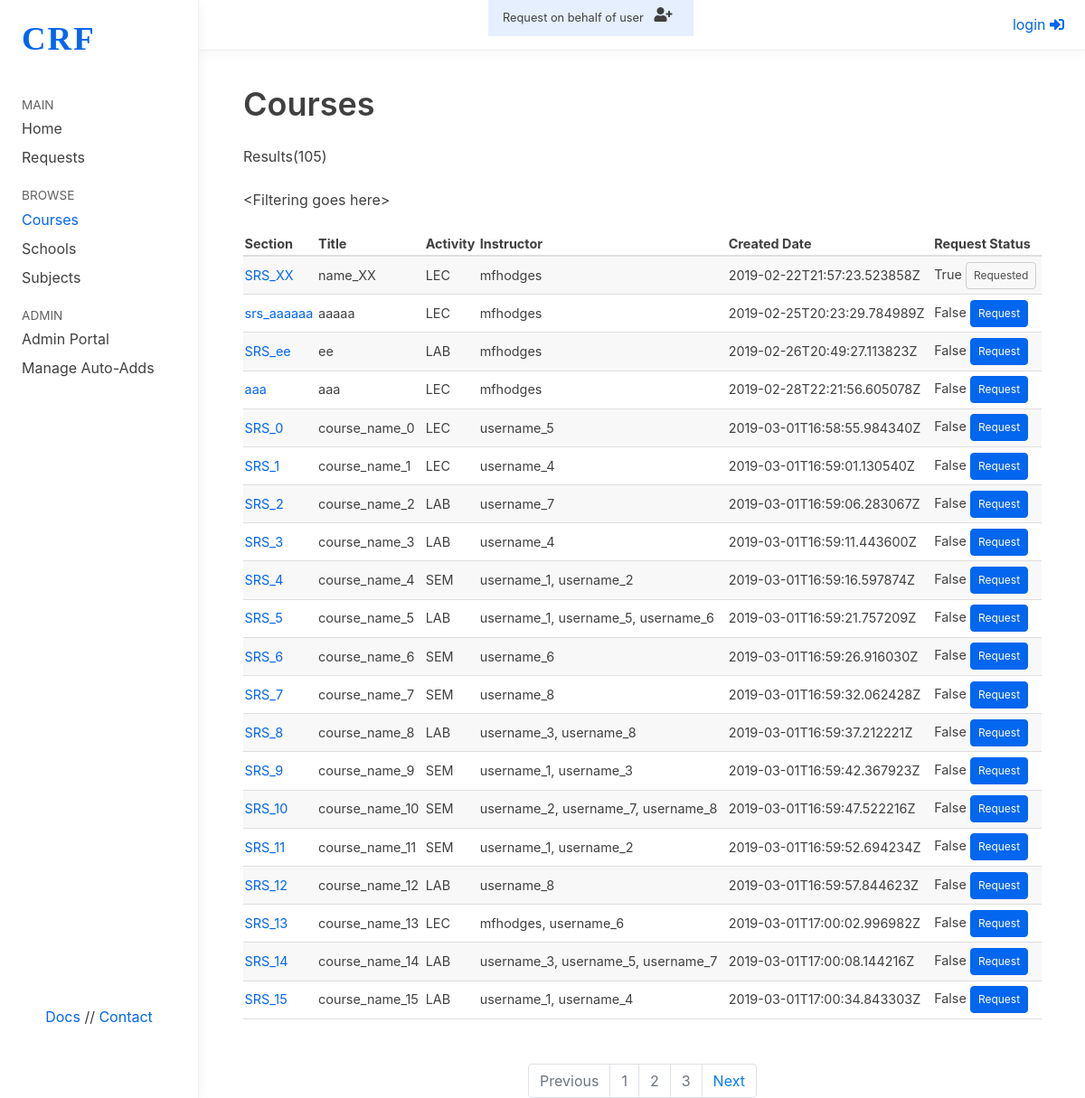
Page /courses/ on the committed database.
### course/models.py (models this page shows, shortened)
class Course(models.Model):
    SPRING = 'A'
    SUMMER = 'B'
    FALL = 'C'
    TERM_CHOICES = (
        (SPRING, 'Spring'),
        (SUMMER, 'Summer'),
        (FALL, 'Fall'))
    ACTIVITY_CHOICES = (
        ('LEC', 'Lecture'),
        ('SEM', 'Seminar'),
        ('LAB', 'Laboratory')
    )
    created = models.DateTimeField(auto_now_add=True)
    owner = models.ForeignKey(settings.AUTH_USER_MODEL, related_name='created', on_delete=models.CASCADE) #this is who edited it
    updated = models.DateTimeField(auto_now=True)
    instructors = models.ManyToManyField(User,related_name='courses')
    course_term = models.CharField(
        max_length=1,choices = TERM_CHOICES,) # self.course_term would == self.SPRING || self.FALL || self.SUMMER
    course_activity = models.CharField(
        max_length=3,choices = ACTIVITY_CHOICES,)
    course_SRS_Title = models.CharField(max_length=250,unique=True, primary_key=True, blank=False) # unique and primary_key means that is the lookup_field
    course_subjects = models.ManyToManyField(Subject,related_name='courses') # one to many
    course_schools = models.ManyToManyField(School,related_name='courses')# one to many
    course_name = models.CharField(max_length=250) # Human Readable Name i.e. Late Antique Arts
    requested =  models.BooleanField(default=False)# False -> not requested
    """
    course_section = models.CharField(max_length=250) # need a validator on this
    course_activity = models.CharField(max_length=250)# need a validator on this
    course_instructor = models.ForeignKey('auth.User', related_name='courses', on_delete=models.CASCADE) # this is not correct!
    course_ = models.CharField(max_length=250)# need a validator on this
    """
    """
    course_section = //i.e. AFRC050 402 2019A - must be unique
    course_term = // A , B , or C
    course_year = //
    course_SRS_Title = // name of course
    course_subject_area = // This will be its own model with views!, can be many
    course_school = // This will be its own model with views! , can be many
    course_activity = // choice field ('LEC',...)
    course_crosslistings = // Link to other Course objects! , can be many
    course_instructor = // this will be its own model, can be many

    ### CANVAS SITE DETAILS ###
    # this stuff gets pulled n synced from Canvas and is different from the information
    # about the Canvas site in the Request object

    course_site_url = // url to the canvas site
    """
    class Meta:
        ordering = ('created',)

### course/views.py (the view, shortened to what this page needs)
# urls.py: path('courses/', views.CourseViewSet.as_view(
class CourseViewSet(viewsets.ModelViewSet):
    queryset = Course.objects.all()#.order_by() # order by
    serializer_class = CourseSerializer
    permission_classes = (permissions.IsAuthenticatedOrReadOnly,
                          IsOwnerOrReadOnly,)
    def list(self, request, *args, **kwargs):
        print('request',request.data)
        response = super(CourseViewSet, self).list(request, *args, **kwargs)
        if request.accepted_renderer.format == 'html':
            num_pages = -(-response.data['count']//10) # this should get 10 from settings.py
            response.data.update({'total_pages': num_pages})
            print("bye george(list)!\n",response.data)
            return Response({'data': response.data}, template_name='course_list.html')
        print("Coursviewset", response.data)
        return response

### course/templates/course_list.html (shortened to what this page needs)
{% extends "base_generic.html" %}
{% block courses %}active{% endblock %}
{% block content %}
<div class="medium-container">
<h1>Courses</h1>
<p> Results({{ data.count }}) </p>
<p>&ltFiltering goes here&gt</p>
  <table class="striped-table">
    <thead>
      <tr>
        <th>Section</th>
        <th>Title</th>
        <th>Activity</th>
        <th>Instructor</th>
        <th>Created Date</th>
        <th>Request Status</th>
      </tr>
    </thead>
    <tbody>
      {% for course in data.results %}
      <tr>
        <td><a href='{% url "UI-course-detail" pk=course.course_SRS_Title %}'>{{course.course_SRS_Title}} </a></td>
        <td>{{course.course_name}}</td>
        <td>{{course.course_activity}}</td>
        <td>
          {% for instructor in course.instructors %}
              {% if forloop.last %}
                {{instructor}}
              {% else %}
                {{instructor}},
              {% endif %}
          {% endfor %}
        </td>
        <td>{{course.created}} </td>
        <td>
          {{course.requested}}
          {% if course.requested == True %}
              <button type="submit" class="muted-button" data-toggle="tooltip" data-placement="top" title="click to see details">Requested</button>
          {% else %}
              <button class="button" data-toggle="modal" data-target="#exampleModalCenter" >
                Request
              </button>
          {% endif %}
        </td>
      </tr>
        {% endfor %}
    </tbody>
  </table>
<nav aria-label="Page navigation example" style="padding-top:0px;">
  <ul class="pagination justify-content-center">
      {% if data.previous %}
    <li class="page-item">
      <a class="page-link" href="{{data.previous}}" tabindex="-1">Previous</a>
      {% else %}
    <li class="page-item disabled">
      <a class="page-link" href="" tabindex="-1">Previous</a>
      {% endif %}
    </li>
    <li class="page-item disabled"><a class="page-link" href="#">1</a></li>
    <li class="page-item disabled"><a class="page-link" href="#">2</a></li>
    <li class="page-item disabled"><a class="page-link" href="#">3</a></li>
    {% if data.next %}
    <li class="page-item">
      <a class="page-link" href={{data.next}}>Next</a>
    {% else %}
    <li class="page-item disabled">
      <a class="page-link" href="" tabindex="-1">Next</a>
    {% endif %}
  </li>
  </ul>
</nav>
</div>
{% endblock %}

### course/static/css/style.css (style rules this page uses)
:root { --theme-specialfont: 'Ubuntu'; --theme-textfont: 'Open Sans',serif; --theme-blue: #224084; --theme-lightblue:#ebf2fe; --theme-lightgray: #f6f8f9; --theme-darkgray: #e8e8e8; }
html { height: 100%; -ms-text-size-adjust: 100%; -webkit-text-size-adjust: 100%; }
body { height: 100%; margin: 0; }
article, aside, details, figcaption, figure, footer, header, main, menu, nav, section, summary { display: block; }
html { box-sizing: border-box; }
*, *::before, *::after { box-sizing: inherit; }
html { -webkit-font-smoothing: antialiased; -moz-osx-font-smoothing: grayscale; font: normal normal normal 1rem/1.6 -apple-system, BlinkMacSystemFont, Helvetica Neue, Helvetica, Arial, sans-serif; font-size: 1rem; }
body { color: #404040; background: white; font-size: 1rem; }
p, ol, ul, dl, table { margin: 0 0 1.5rem 0; }
h1, h2, h3, h4, h5 { margin: 1.5rem 0; font-weight: 600; font-family: -apple-system, BlinkMacSystemFont, Helvetica Neue, Helvetica, Arial, sans-serif; line-height: 1.2; color: #404040; }
h1 { font-size: 1.75rem; }
@media (min-width: 600px) { h1 { font-size: 2.25rem; } }
a { color: #0366EE; text-decoration: none; }
.container, .small-container, .medium-container { max-width: 1200px; padding: 0 1rem; margin-left: auto; margin-right: auto; }
.medium-container { max-width: 1000px; }
.button, a.button, button, [type=submit], [type=reset], [type=button] { -webkit-appearance: none; display: inline-block; border: 1px solid #0366EE; border-radius: 4px; background: #0366EE; color: #ffffff; font-weight: 600; font-family: -apple-system, BlinkMacSystemFont, Helvetica Neue, Helvetica, Arial, sans-serif; font-size: 1rem; text-transform: none; padding: .75rem 1.25rem; margin: 0 0 .5rem 0; vertical-align: middle; text-align: center; cursor: pointer; text-decoration: none; line-height: 1; }
.muted-button, a.muted-button { background: transparent; border: 1px solid #cdcdcd; color: #4e4e4e; }
table .button,table a.button,table button,table [type=submit],table [type=reset],table [type=button] { padding: .50rem .50rem; font-size: 0.75rem; font-weight:400; margin: 4px 0px; }
table { border-collapse: collapse; border-spacing: 0; width: 100%; max-width: 100%; font-size: 0.9rem; }
thead th { border-bottom: 2px solid #dedede; }
td { border-bottom: 1px solid #dedede; }
th, td { text-align: left; padding: .1rem; }
.striped-table tbody tr:nth-child(odd) { background-color: #f8f8f8; }
@media screen and (min-width: 800px) { nav, ul { padding-top: 25px; } }

### rows in the picture
Course: course_SRS_Title "SRS_XX", course_name "name_XX"
Course: course_SRS_Title "srs_aaaaaa", course_name "aaaaa"
Course: course_SRS_Title "SRS_ee", course_name "ee"
Course: course_SRS_Title "aaa", course_name "aaa"
Course: course_SRS_Title "SRS_0", course_name "course_name_0"
Course: course_SRS_Title "SRS_1", course_name "course_name_1"
Course: course_SRS_Title "SRS_2", course_name "course_name_2"
Course: course_SRS_Title "SRS_3", course_name "course_name_3"
Course: course_SRS_Title "SRS_4", course_name "course_name_4"
Course: course_SRS_Title "SRS_5", course_name "course_name_5"
Course: course_SRS_Title "SRS_6", course_name "course_name_6"
Course: course_SRS_Title "SRS_7", course_name "course_name_7"
Course: course_SRS_Title "SRS_8", course_name "course_name_8"
Course: course_SRS_Title "SRS_9", course_name "course_name_9"
Course: course_SRS_Title "SRS_10", course_name "course_name_10"
Course: course_SRS_Title "SRS_11", course_name "course_name_11"
Course: course_SRS_Title "SRS_12", course_name "course_name_12"
Course: course_SRS_Title "SRS_13", course_name "course_name_13"
Course: course_SRS_Title "SRS_14", course_name "course_name_14"
Course: course_SRS_Title "SRS_15", course_name "course_name_15"

### other values in the picture
{{ data.count }} "105"
{{ course.course_activity }} "LEC" "LEC" "LAB" "LEC" "LEC" "LEC" "LAB" "LAB" "SEM" "LAB" "SEM" "SEM" "LAB" "SEM" "SEM" "SEM" "LAB" "LEC" "LAB" "LAB"
{{ instructor }} "mfhodges" "mfhodges" "mfhodges" "mfhodges" "username_5" "username_4" "username_7" "username_4" "username_2" "username_6" "username_6" "username_8" "username_8" "username_3" "username_8" "username_2" "username_8" "username_6" "username_7" "username_4"
{{ course.created }} "2019-02-22T21:57:23.523858Z" "2019-02-25T20:23:29.784989Z" "2019-02-26T20:49:27.113823Z" "2019-02-28T22:21:56.605078Z" "2019-03-01T16:58:55.984340Z" "2019-03-01T16:59:01.130540Z" "2019-03-01T16:59:06.283067Z" "2019-03-01T16:59:11.443600Z" "2019-03-01T16:59:16.597874Z" "2019-03-01T16:59:21.757209Z" "2019-03-01T16:59:26.916030Z" "2019-03-01T16:59:32.062428Z" "2019-03-01T16:59:37.212221Z" "2019-03-01T16:59:42.367923Z" "2019-03-01T16:59:47.522216Z" "2019-03-01T16:59:52.694234Z" "2019-03-01T16:59:57.844623Z" "2019-03-01T17:00:02.996982Z" "2019-03-01T17:00:08.144216Z" "2019-03-01T17:00:34.843303Z"
{{ course.requested }} "True" "False" "False" "False" "False" "False" "False" "False" "False" "False" "False" "False" "False" "False" "False" "False" "False" "False" "False" "False"
{{ instructor }} "username_1" "username_1" "username_5" "username_3" "username_1" "username_2" "username_7" "username_1" "mfhodges" "username_3" "username_5" "username_1"
